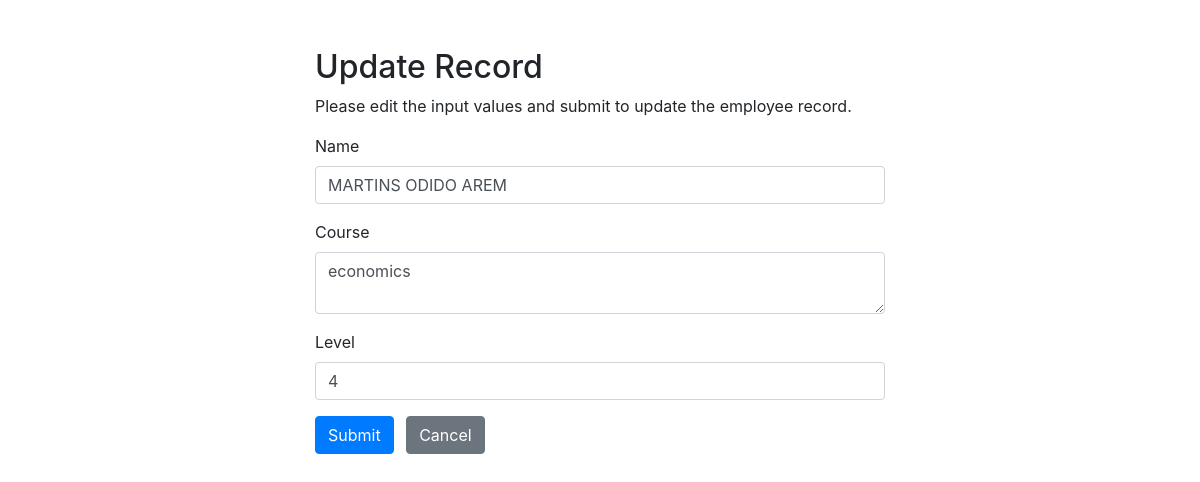
Page /update.php?id=1 on the committed database.
### tables this page shows
CREATE TABLE `students` (
  `id` int(11) NOT NULL,
  `Username` varchar(200) NOT NULL,
  `name` varchar(100) NOT NULL,
  `Email` varchar(200) NOT NULL,
  `course` varchar(255) NOT NULL,
  `level` int(10) NOT NULL,
  `Password` varchar(255) NOT NULL
);

### update.php (the view, shortened to what this page needs)
<?php
require_once "config.php";
$name = $course = $level = "";
$name_err = $course_err = $level_err = "";
if(isset($_POST["id"]) && !empty($_POST["id"])){
    $id = $_POST["id"];
    $input_name = trim($_POST["name"]);
    if(empty($input_name)){
        $name_err = "Please enter a name.";
    } elseif(!filter_var($input_name, FILTER_VALIDATE_REGEXP, array("options"=>array("regexp"=>"/^[a-zA-Z\s]+$/")))){
        $name_err = "Please enter a valid name.";
    } else{
        $name = $input_name;
    }
    $input_course = trim($_POST["course"]);
    if(empty($input_course)){
        $level_err = "Please enter a course.";
    } else{
        $course = $input_course;
    }
    $input_level = trim($_POST["level"]);
    if(empty($input_level)){
        $level_err = "Please enter your level.";
    } elseif(!ctype_digit($input_level)){
        $level_err = "Please enter a positive integer value.";
    } else{
        $level = $input_level;
    }
    if(empty($name_err) && empty($course_err) && empty($level_err)){
        $sql = "UPDATE students SET name=?, course=?, level=? WHERE id=?";
        if($stmt = mysqli_prepare($link, $sql)){
            mysqli_stmt_bind_param($stmt, "sssi", $param_name, $param_course, $param_level, $param_id);
            $param_name = $name;
            $param_course = $course;
            $param_level = $level;
            $param_id = $id;
            if(mysqli_stmt_execute($stmt)){
                header("location: index.php");
                exit();
            } else{
                echo "Oops! Something went wrong. Please try again later.";
            }
        }
        mysqli_stmt_close($stmt);
    }
    mysqli_close($link);
} else{
    if(isset($_GET["id"]) && !empty(trim($_GET["id"]))){
        $sql = "SELECT * FROM students WHERE id = ?";
        if($stmt = mysqli_prepare($link, $sql)){
            mysqli_stmt_bind_param($stmt, "i", $param_id);
            if(mysqli_stmt_execute($stmt)){
                $result = mysqli_stmt_get_result($stmt);
                if(mysqli_num_rows($result) == 1){
                    $row = mysqli_fetch_array($result, MYSQLI_ASSOC);
                    $name = $row["name"];
                    $course = $row["course"];
                    $level = $row["level"];
                } else{
                    header("location: error.php");
                    exit();
                }
            } else{
                echo "Oops! Something went wrong. Please try again later.";
            }
        }
    }  else{
        header("location: error.php");
        exit();
    }
}
?>
<!DOCTYPE html>
<html lang="en">
<head>
    <link rel="stylesheet" href="https://stackpath.bootstrapcdn.com/bootstrap/4.5.2/css/bootstrap.min.css">
</head>
<body>
    <div class="wrapper">
        <div class="container-fluid">
            <div class="row">
                <div class="col-md-12">
                    <h2 class="mt-5">Update Record</h2>
                    <p>Please edit the input values and submit to update the employee record.</p>
                    <form action="<?php echo htmlspecialchars(basename($_SERVER['REQUEST_URI'])); ?>" method="post">
                        <div class="form-group">
                            <label>Name</label>
                            <input type="text" name="name" class="form-control <?php echo (!empty($name_err)) ? 'is-invalid' : ''; ?>" value="<?php echo $name; ?>">
                        </div>
                        <div class="form-group">
                            <label>Course</label>
                            <textarea name="course" class="form-control <?php echo (!empty($course_err)) ? 'is-invalid' : ''; ?>"><?php echo $course; ?></textarea>
                        </div>
                        <div class="form-group">
                            <label>Level</label>
                            <input type="text" name="level" class="form-control <?php echo (!empty($level_err)) ? 'is-invalid' : ''; ?>" value="<?php echo $level; ?>">
                        </div>
                        <input type="submit" class="btn btn-primary" value="Submit">
                        <a href="index.php" class="btn btn-secondary ml-2">Cancel</a>
                    </form>
                </div>
            </div>
        </div>
    </div>
</body>
</html>

### update.php (style rules this page uses)
.wrapper { width: 600px; margin: 0 auto; }

### rows in the picture
students: name "MARTINS ODIDO AREM", course "economics", level "4"
